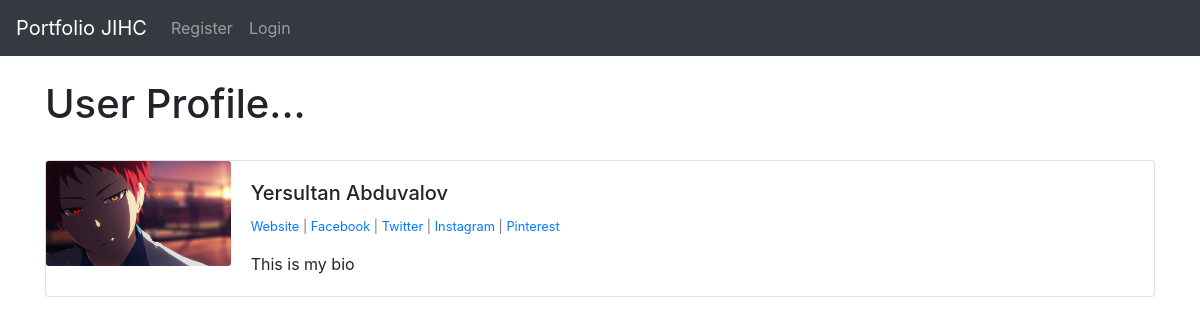
The page /members/6/profile/ on the database its author committed.
### theblog/models.py (models this page shows, shortened)
class Profile(models.Model):
	user = models.OneToOneField(User, null=True, on_delete=models.CASCADE)
	bio = models.TextField()
	profile_pic = models.ImageField(null=True, blank=True, upload_to="images/profile/")
	website_url = models.CharField(max_length=255, null=True, blank=True)
	facebook_url = models.CharField(max_length=255, null=True, blank=True)
	twitter_url = models.CharField(max_length=255, null=True, blank=True)
	instagram_url = models.CharField(max_length=255, null=True, blank=True)
	pinterest_url = models.CharField(max_length=255, null=True, blank=True)

### members/views.py (the view)
# urls.py: path('<int:pk>/profile/', ShowProfilePageView.as_view(), name='show_profile_page'),
class ShowProfilePageView(DetailView):
	model = Profile
	template_name = 'registration/user_profile.html'
	def get_context_data(self, *args, **kwargs):
		context = super(ShowProfilePageView, self).get_context_data(*args, **kwargs)
		page_user = get_object_or_404(Profile, id=self.kwargs['pk'])
		context["page_user"] = page_user
		return context

### members/templates/registration/user_profile.html
{% extends 'base.html' %}
{% load static %}
{% block content %}
<h1>User Profile...</h1>
<br/>
<div class="card mb-3">
  <div class="row no-gutters">
    <div class="col-md-2">
{% if page_user.profile_pic %}
      <img src="{{ page_user.profile_pic.url }}" class="card-img">
{% else %}
	<img src="{% static 'theblog/images/default_profile_pic.png' %}" class="card-img">
{% endif %}
    </div>
    <div class="col-md-10">
      <div class="card-body">
        <h5 class="card-title">
        	{{ page_user.user.first_name }}
			{{ page_user.user.last_name }}
		</h5>
<p class="small text-muted">
	{% if page_user.website_url %}
		 <a href="{{ page_user.website_url }}">  Website</a>
	{% endif %}
	{% if page_user.facebook_url %}
		 | <a href="{{ page_user.facebook_url }}">Facebook</a>
	{% endif %}
	{% if page_user.twitter_url %}
		| <a href="{{ page_user.twitter_url }}">Twitter</a>
	{% endif %}
	{% if page_user.instagram_url %}
		| <a href="{{ page_user.instagram_url }}">Instagram</a>
	{% endif %}
	{% if page_user.pinterest_url %}
		| <a href="{{ page_user.pinterest_url }}">Pinterest</a>
	{% endif %}
</p>
<p class="card-text">
        	{{ page_user.bio }}
        </p>
      </div>
    </div>
  </div>
</div>
<br/><br/>
{% endblock %}

### rows shown on the page
Profile: profile_pic (picture), user.first_name "Yersultan", user.last_name "Abduvalov", bio "This is my bio"
